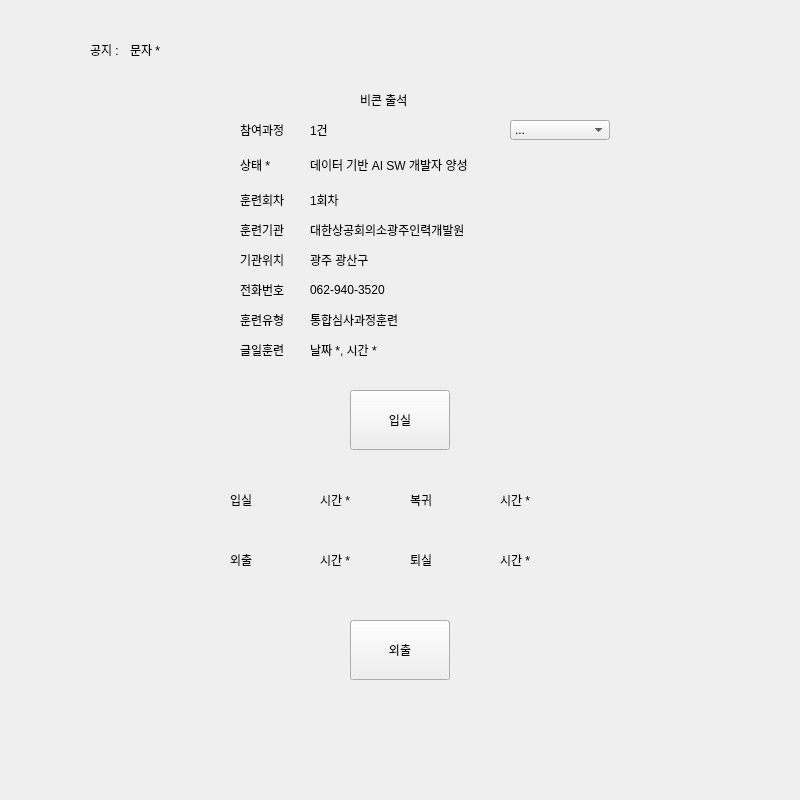
<?xml version="1.0" encoding="UTF-8"?>
<ui version="4.0">
 <class>Form</class>
 <widget class="QWidget" name="Form">
  <property name="geometry">
   <rect>
    <x>0</x>
    <y>0</y>
    <width>800</width>
    <height>800</height>
   </rect>
  </property>
  <property name="windowTitle">
   <string>Form</string>
  </property>
  <widget class="QStackedWidget" name="stackedWidget">
   <property name="geometry">
    <rect>
     <x>0</x>
     <y>0</y>
     <width>800</width>
     <height>800</height>
    </rect>
   </property>
   <property name="currentIndex">
    <number>0</number>
   </property>
   <widget class="QWidget" name="page">
    <widget class="QLabel" name="label_12">
     <property name="geometry">
      <rect>
       <x>310</x>
       <y>280</y>
       <width>300</width>
       <height>20</height>
      </rect>
     </property>
     <property name="text">
      <string>062-940-3520</string>
     </property>
    </widget>
    <widget class="QPushButton" name="pb_check">
     <property name="geometry">
      <rect>
       <x>350</x>
       <y>390</y>
       <width>100</width>
       <height>60</height>
      </rect>
     </property>
     <property name="text">
      <string>입실</string>
     </property>
    </widget>
    <widget class="QLabel" name="lb_outing">
     <property name="geometry">
      <rect>
       <x>320</x>
       <y>530</y>
       <width>100</width>
       <height>60</height>
      </rect>
     </property>
     <property name="text">
      <string>시간 *</string>
     </property>
    </widget>
    <widget class="QLabel" name="label_6">
     <property name="geometry">
      <rect>
       <x>240</x>
       <y>190</y>
       <width>50</width>
       <height>20</height>
      </rect>
     </property>
     <property name="text">
      <string>훈련회차</string>
     </property>
    </widget>
    <widget class="QPushButton" name="pb_outing">
     <property name="geometry">
      <rect>
       <x>350</x>
       <y>620</y>
       <width>100</width>
       <height>60</height>
      </rect>
     </property>
     <property name="text">
      <string>외출</string>
     </property>
    </widget>
    <widget class="QLabel" name="label_2">
     <property name="geometry">
      <rect>
       <x>240</x>
       <y>120</y>
       <width>50</width>
       <height>20</height>
      </rect>
     </property>
     <property name="text">
      <string>참여과정</string>
     </property>
    </widget>
    <widget class="QLabel" name="lb_comeback">
     <property name="geometry">
      <rect>
       <x>500</x>
       <y>470</y>
       <width>100</width>
       <height>60</height>
      </rect>
     </property>
     <property name="text">
      <string>시간 *</string>
     </property>
    </widget>
    <widget class="QLabel" name="label_11">
     <property name="geometry">
      <rect>
       <x>240</x>
       <y>250</y>
       <width>50</width>
       <height>20</height>
      </rect>
     </property>
     <property name="text">
      <string>기관위치</string>
     </property>
    </widget>
    <widget class="QLabel" name="label">
     <property name="geometry">
      <rect>
       <x>360</x>
       <y>90</y>
       <width>50</width>
       <height>20</height>
      </rect>
     </property>
     <property name="text">
      <string>비콘 출석</string>
     </property>
    </widget>
    <widget class="QLabel" name="label_21">
     <property name="geometry">
      <rect>
       <x>410</x>
       <y>530</y>
       <width>100</width>
       <height>60</height>
      </rect>
     </property>
     <property name="text">
      <string>퇴실</string>
     </property>
    </widget>
    <widget class="QLabel" name="label_3">
     <property name="geometry">
      <rect>
       <x>310</x>
       <y>120</y>
       <width>50</width>
       <height>20</height>
      </rect>
     </property>
     <property name="text">
      <string>1건</string>
     </property>
    </widget>
    <widget class="QLabel" name="label_8">
     <property name="geometry">
      <rect>
       <x>310</x>
       <y>220</y>
       <width>300</width>
       <height>20</height>
      </rect>
     </property>
     <property name="text">
      <string>대한상공회의소광주인력개발원</string>
     </property>
    </widget>
    <widget class="QLabel" name="label_23">
     <property name="geometry">
      <rect>
       <x>230</x>
       <y>470</y>
       <width>100</width>
       <height>60</height>
      </rect>
     </property>
     <property name="text">
      <string>입실</string>
     </property>
    </widget>
    <widget class="QLabel" name="label_10">
     <property name="geometry">
      <rect>
       <x>310</x>
       <y>250</y>
       <width>300</width>
       <height>20</height>
      </rect>
     </property>
     <property name="text">
      <string>광주 광산구</string>
     </property>
    </widget>
    <widget class="QLabel" name="lb_training">
     <property name="geometry">
      <rect>
       <x>310</x>
       <y>340</y>
       <width>300</width>
       <height>20</height>
      </rect>
     </property>
     <property name="text">
      <string>날짜 *, 시간 *</string>
     </property>
    </widget>
    <widget class="QLabel" name="lb_leave">
     <property name="geometry">
      <rect>
       <x>500</x>
       <y>530</y>
       <width>100</width>
       <height>60</height>
      </rect>
     </property>
     <property name="text">
      <string>시간 *</string>
     </property>
    </widget>
    <widget class="QLabel" name="label_7">
     <property name="geometry">
      <rect>
       <x>310</x>
       <y>190</y>
       <width>300</width>
       <height>20</height>
      </rect>
     </property>
     <property name="text">
      <string>1회차</string>
     </property>
    </widget>
    <widget class="QLabel" name="lb_entrance">
     <property name="geometry">
      <rect>
       <x>320</x>
       <y>470</y>
       <width>100</width>
       <height>60</height>
      </rect>
     </property>
     <property name="text">
      <string>시간 *</string>
     </property>
    </widget>
    <widget class="QLabel" name="label_22">
     <property name="geometry">
      <rect>
       <x>230</x>
       <y>530</y>
       <width>100</width>
       <height>60</height>
      </rect>
     </property>
     <property name="text">
      <string>외출</string>
     </property>
    </widget>
    <widget class="QLabel" name="label_14">
     <property name="geometry">
      <rect>
       <x>310</x>
       <y>310</y>
       <width>300</width>
       <height>20</height>
      </rect>
     </property>
     <property name="text">
      <string>통합심사과정훈련</string>
     </property>
    </widget>
    <widget class="QComboBox" name="cob_menu">
     <property name="geometry">
      <rect>
       <x>510</x>
       <y>120</y>
       <width>100</width>
       <height>20</height>
      </rect>
     </property>
     <item>
      <property name="text">
       <string>...</string>
      </property>
     </item>
     <item>
      <property name="text">
       <string>나의 출결 및 진도 현황</string>
      </property>
     </item>
     <item>
      <property name="text">
       <string>나의출석보기</string>
      </property>
     </item>
     <item>
      <property name="text">
       <string>개인 일정</string>
      </property>
     </item>
     <item>
      <property name="text">
       <string>메신저</string>
      </property>
     </item>
    </widget>
    <widget class="QLabel" name="label_13">
     <property name="geometry">
      <rect>
       <x>240</x>
       <y>280</y>
       <width>50</width>
       <height>20</height>
      </rect>
     </property>
     <property name="text">
      <string>전화번호</string>
     </property>
    </widget>
    <widget class="QLabel" name="label_9">
     <property name="geometry">
      <rect>
       <x>240</x>
       <y>220</y>
       <width>50</width>
       <height>20</height>
      </rect>
     </property>
     <property name="text">
      <string>훈련기관</string>
     </property>
    </widget>
    <widget class="QLabel" name="label_5">
     <property name="geometry">
      <rect>
       <x>310</x>
       <y>150</y>
       <width>300</width>
       <height>30</height>
      </rect>
     </property>
     <property name="text">
      <string>데이터 기반 AI SW 개발자 양성</string>
     </property>
    </widget>
    <widget class="QLabel" name="lb_state">
     <property name="geometry">
      <rect>
       <x>240</x>
       <y>150</y>
       <width>50</width>
       <height>30</height>
      </rect>
     </property>
     <property name="text">
      <string>상태 *</string>
     </property>
    </widget>
    <widget class="QLabel" name="label_17">
     <property name="geometry">
      <rect>
       <x>240</x>
       <y>340</y>
       <width>50</width>
       <height>20</height>
      </rect>
     </property>
     <property name="text">
      <string>글일훈련</string>
     </property>
    </widget>
    <widget class="QLabel" name="label_15">
     <property name="geometry">
      <rect>
       <x>240</x>
       <y>310</y>
       <width>50</width>
       <height>20</height>
      </rect>
     </property>
     <property name="text">
      <string>훈련유형</string>
     </property>
    </widget>
    <widget class="QLabel" name="label_19">
     <property name="geometry">
      <rect>
       <x>410</x>
       <y>470</y>
       <width>100</width>
       <height>60</height>
      </rect>
     </property>
     <property name="text">
      <string>복귀</string>
     </property>
    </widget>
    <widget class="QLabel" name="label_4">
     <property name="geometry">
      <rect>
       <x>90</x>
       <y>40</y>
       <width>50</width>
       <height>20</height>
      </rect>
     </property>
     <property name="text">
      <string>공지 :</string>
     </property>
    </widget>
    <widget class="QLabel" name="label_16">
     <property name="geometry">
      <rect>
       <x>130</x>
       <y>40</y>
       <width>600</width>
       <height>20</height>
      </rect>
     </property>
     <property name="text">
      <string>문자 *</string>
     </property>
    </widget>
   </widget>
   <widget class="QWidget" name="page_2">
    <widget class="QLabel" name="label_18">
     <property name="geometry">
      <rect>
       <x>190</x>
       <y>80</y>
       <width>50</width>
       <height>20</height>
      </rect>
     </property>
     <property name="text">
      <string>숫자 *</string>
     </property>
    </widget>
    <widget class="QLabel" name="label_20">
     <property name="geometry">
      <rect>
       <x>280</x>
       <y>80</y>
       <width>50</width>
       <height>20</height>
      </rect>
     </property>
     <property name="text">
      <string>숫자 *</string>
     </property>
    </widget>
    <widget class="QLabel" name="label_24">
     <property name="geometry">
      <rect>
       <x>370</x>
       <y>80</y>
       <width>50</width>
       <height>20</height>
      </rect>
     </property>
     <property name="text">
      <string>숫자 *</string>
     </property>
    </widget>
    <widget class="QLabel" name="label_25">
     <property name="geometry">
      <rect>
       <x>460</x>
       <y>80</y>
       <width>50</width>
       <height>20</height>
      </rect>
     </property>
     <property name="text">
      <string>숫자 *</string>
     </property>
    </widget>
    <widget class="QLabel" name="label_26">
     <property name="geometry">
      <rect>
       <x>550</x>
       <y>80</y>
       <width>50</width>
       <height>20</height>
      </rect>
     </property>
     <property name="text">
      <string>숫자 *</string>
     </property>
    </widget>
    <widget class="QLabel" name="label_27">
     <property name="geometry">
      <rect>
       <x>280</x>
       <y>130</y>
       <width>50</width>
       <height>20</height>
      </rect>
     </property>
     <property name="text">
      <string>지각</string>
     </property>
    </widget>
    <widget class="QLabel" name="label_28">
     <property name="geometry">
      <rect>
       <x>190</x>
       <y>130</y>
       <width>50</width>
       <height>20</height>
      </rect>
     </property>
     <property name="text">
      <string>출석</string>
     </property>
    </widget>
    <widget class="QLabel" name="label_29">
     <property name="geometry">
      <rect>
       <x>550</x>
       <y>130</y>
       <width>50</width>
       <height>20</height>
      </rect>
     </property>
     <property name="text">
      <string>결석</string>
     </property>
    </widget>
    <widget class="QLabel" name="label_30">
     <property name="geometry">
      <rect>
       <x>460</x>
       <y>130</y>
       <width>50</width>
       <height>20</height>
      </rect>
     </property>
     <property name="text">
      <string>외출</string>
     </property>
    </widget>
    <widget class="QLabel" name="label_31">
     <property name="geometry">
      <rect>
       <x>370</x>
       <y>130</y>
       <width>50</width>
       <height>20</height>
      </rect>
     </property>
     <property name="text">
      <string>조퇴</string>
     </property>
    </widget>
    <widget class="QLabel" name="label_32">
     <property name="geometry">
      <rect>
       <x>240</x>
       <y>230</y>
       <width>70</width>
       <height>20</height>
      </rect>
     </property>
     <property name="text">
      <string>나의 출석률</string>
     </property>
    </widget>
    <widget class="QLabel" name="label_33">
     <property name="geometry">
      <rect>
       <x>330</x>
       <y>230</y>
       <width>200</width>
       <height>20</height>
      </rect>
     </property>
     <property name="text">
      <string>퍼센트( 출석일 / 총 교육일) *</string>
     </property>
    </widget>
    <widget class="QProgressBar" name="progressBar">
     <property name="geometry">
      <rect>
       <x>240</x>
       <y>270</y>
       <width>271</width>
       <height>23</height>
      </rect>
     </property>
     <property name="value">
      <number>24</number>
     </property>
    </widget>
    <widget class="QLabel" name="label_34">
     <property name="geometry">
      <rect>
       <x>330</x>
       <y>330</y>
       <width>200</width>
       <height>20</height>
      </rect>
     </property>
     <property name="text">
      <string>퍼센트( 출석일 / 총 교육일) *</string>
     </property>
    </widget>
    <widget class="QLabel" name="label_35">
     <property name="geometry">
      <rect>
       <x>240</x>
       <y>330</y>
       <width>70</width>
       <height>20</height>
      </rect>
     </property>
     <property name="text">
      <string>나의 출석률</string>
     </property>
    </widget>
    <widget class="QProgressBar" name="progressBar_2">
     <property name="geometry">
      <rect>
       <x>240</x>
       <y>370</y>
       <width>271</width>
       <height>23</height>
      </rect>
     </property>
     <property name="value">
      <number>24</number>
     </property>
    </widget>
    <widget class="QLabel" name="label_36">
     <property name="geometry">
      <rect>
       <x>240</x>
       <y>420</y>
       <width>70</width>
       <height>20</height>
      </rect>
     </property>
     <property name="text">
      <string>나의 출석률</string>
     </property>
    </widget>
    <widget class="QLabel" name="label_37">
     <property name="geometry">
      <rect>
       <x>330</x>
       <y>420</y>
       <width>200</width>
       <height>20</height>
      </rect>
     </property>
     <property name="text">
      <string>퍼센트( 출석일 / 총 교육일) *</string>
     </property>
    </widget>
    <widget class="QLabel" name="label_38">
     <property name="geometry">
      <rect>
       <x>240</x>
       <y>460</y>
       <width>70</width>
       <height>20</height>
      </rect>
     </property>
     <property name="text">
      <string>총결석일</string>
     </property>
    </widget>
    <widget class="QLabel" name="label_39">
     <property name="geometry">
      <rect>
       <x>330</x>
       <y>460</y>
       <width>70</width>
       <height>20</height>
      </rect>
     </property>
     <property name="text">
      <string>숫자 *</string>
     </property>
    </widget>
    <widget class="QLabel" name="label_40">
     <property name="geometry">
      <rect>
       <x>240</x>
       <y>500</y>
       <width>281</width>
       <height>20</height>
      </rect>
     </property>
     <property name="text">
      <string>지각.조퇴.외출 3회는 결석 1회로 산정</string>
     </property>
    </widget>
    <widget class="QPushButton" name="pushButton_3">
     <property name="geometry">
      <rect>
       <x>680</x>
       <y>20</y>
       <width>75</width>
       <height>23</height>
      </rect>
     </property>
     <property name="text">
      <string>HOME</string>
     </property>
    </widget>
   </widget>
   <widget class="QWidget" name="page_3">
    <widget class="QLabel" name="label_41">
     <property name="geometry">
      <rect>
       <x>360</x>
       <y>20</y>
       <width>80</width>
       <height>20</height>
      </rect>
     </property>
     <property name="text">
      <string>나의 출석보기</string>
     </property>
    </widget>
    <widget class="Line" name="line">
     <property name="geometry">
      <rect>
       <x>50</x>
       <y>50</y>
       <width>700</width>
       <height>20</height>
      </rect>
     </property>
     <property name="orientation">
      <enum>Qt::Horizontal</enum>
     </property>
    </widget>
    <widget class="QLabel" name="label_42">
     <property name="geometry">
      <rect>
       <x>50</x>
       <y>80</y>
       <width>80</width>
       <height>20</height>
      </rect>
     </property>
     <property name="text">
      <string>훈련과정정보</string>
     </property>
    </widget>
    <widget class="Line" name="line_2">
     <property name="geometry">
      <rect>
       <x>50</x>
       <y>220</y>
       <width>700</width>
       <height>20</height>
      </rect>
     </property>
     <property name="orientation">
      <enum>Qt::Horizontal</enum>
     </property>
    </widget>
    <widget class="QLabel" name="label_43">
     <property name="geometry">
      <rect>
       <x>50</x>
       <y>250</y>
       <width>80</width>
       <height>20</height>
      </rect>
     </property>
     <property name="text">
      <string>나의 출석 정보</string>
     </property>
    </widget>
    <widget class="QLabel" name="label_44">
     <property name="geometry">
      <rect>
       <x>80</x>
       <y>110</y>
       <width>50</width>
       <height>20</height>
      </rect>
     </property>
     <property name="text">
      <string>훈련과정</string>
     </property>
    </widget>
    <widget class="QLabel" name="label_45">
     <property name="geometry">
      <rect>
       <x>150</x>
       <y>110</y>
       <width>300</width>
       <height>20</height>
      </rect>
     </property>
     <property name="text">
      <string>데이터 기반 AI SW개발자 양성</string>
     </property>
    </widget>
    <widget class="QLabel" name="label_46">
     <property name="geometry">
      <rect>
       <x>150</x>
       <y>130</y>
       <width>300</width>
       <height>20</height>
      </rect>
     </property>
     <property name="text">
      <string>대한상공회의소광주인력개발원</string>
     </property>
    </widget>
    <widget class="QLabel" name="label_47">
     <property name="geometry">
      <rect>
       <x>80</x>
       <y>130</y>
       <width>50</width>
       <height>20</height>
      </rect>
     </property>
     <property name="text">
      <string>훈련기관</string>
     </property>
    </widget>
    <widget class="QLabel" name="label_48">
     <property name="geometry">
      <rect>
       <x>150</x>
       <y>150</y>
       <width>300</width>
       <height>20</height>
      </rect>
     </property>
     <property name="text">
      <string>통합심사과정훈련</string>
     </property>
    </widget>
    <widget class="QLabel" name="label_49">
     <property name="geometry">
      <rect>
       <x>80</x>
       <y>150</y>
       <width>50</width>
       <height>20</height>
      </rect>
     </property>
     <property name="text">
      <string>훈련유형</string>
     </property>
    </widget>
    <widget class="QLabel" name="label_50">
     <property name="geometry">
      <rect>
       <x>150</x>
       <y>170</y>
       <width>300</width>
       <height>20</height>
      </rect>
     </property>
     <property name="text">
      <string>2022.10.25(화) ~ 2023.05.24(수)</string>
     </property>
    </widget>
    <widget class="QLabel" name="label_51">
     <property name="geometry">
      <rect>
       <x>80</x>
       <y>170</y>
       <width>50</width>
       <height>20</height>
      </rect>
     </property>
     <property name="text">
      <string>훈련기간</string>
     </property>
    </widget>
    <widget class="QLabel" name="label_52">
     <property name="geometry">
      <rect>
       <x>150</x>
       <y>190</y>
       <width>300</width>
       <height>20</height>
      </rect>
     </property>
     <property name="text">
      <string>출석일 / 총 교육일 *</string>
     </property>
    </widget>
    <widget class="QLabel" name="label_53">
     <property name="geometry">
      <rect>
       <x>80</x>
       <y>190</y>
       <width>50</width>
       <height>20</height>
      </rect>
     </property>
     <property name="text">
      <string>출석일</string>
     </property>
    </widget>
    <widget class="QComboBox" name="comboBox">
     <property name="geometry">
      <rect>
       <x>210</x>
       <y>250</y>
       <width>76</width>
       <height>22</height>
      </rect>
     </property>
     <item>
      <property name="text">
       <string>2022</string>
      </property>
     </item>
     <item>
      <property name="text">
       <string>2023</string>
      </property>
     </item>
    </widget>
    <widget class="QComboBox" name="comboBox_2">
     <property name="geometry">
      <rect>
       <x>320</x>
       <y>250</y>
       <width>76</width>
       <height>22</height>
      </rect>
     </property>
     <item>
      <property name="text">
       <string>01</string>
      </property>
     </item>
    </widget>
    <widget class="QLabel" name="label_54">
     <property name="geometry">
      <rect>
       <x>290</x>
       <y>250</y>
       <width>31</width>
       <height>20</height>
      </rect>
     </property>
     <property name="text">
      <string>년</string>
     </property>
    </widget>
    <widget class="QLabel" name="label_55">
     <property name="geometry">
      <rect>
       <x>400</x>
       <y>250</y>
       <width>31</width>
       <height>20</height>
      </rect>
     </property>
     <property name="text">
      <string>월</string>
     </property>
    </widget>
    <widget class="QTabWidget" name="tabWidget">
     <property name="geometry">
      <rect>
       <x>100</x>
       <y>300</y>
       <width>521</width>
       <height>381</height>
      </rect>
     </property>
     <property name="currentIndex">
      <number>0</number>
     </property>
     <widget class="QWidget" name="tab">
      <attribute name="title">
       <string>달력</string>
      </attribute>
      <widget class="QCalendarWidget" name="calendarWidget">
       <property name="enabled">
        <bool>true</bool>
       </property>
       <property name="geometry">
        <rect>
         <x>0</x>
         <y>0</y>
         <width>515</width>
         <height>355</height>
        </rect>
       </property>
       <property name="font">
        <font>
         <stylestrategy>PreferDefault</stylestrategy>
         <kerning>true</kerning>
        </font>
       </property>
       <property name="mouseTracking">
        <bool>false</bool>
       </property>
       <property name="tabletTracking">
        <bool>false</bool>
       </property>
       <property name="focusPolicy">
        <enum>Qt::StrongFocus</enum>
       </property>
       <property name="contextMenuPolicy">
        <enum>Qt::DefaultContextMenu</enum>
       </property>
       <property name="acceptDrops">
        <bool>false</bool>
       </property>
       <property name="statusTip">
        <string/>
       </property>
       <property name="whatsThis">
        <string notr="true"/>
       </property>
       <property name="accessibleName">
        <string/>
       </property>
       <property name="accessibleDescription">
        <string/>
       </property>
       <property name="layoutDirection">
        <enum>Qt::LeftToRight</enum>
       </property>
       <property name="autoFillBackground">
        <bool>false</bool>
       </property>
       <property name="inputMethodHints">
        <set>Qt::ImhNone</set>
       </property>
       <property name="gridVisible">
        <bool>false</bool>
       </property>
       <property name="navigationBarVisible">
        <bool>false</bool>
       </property>
       <property name="dateEditEnabled">
        <bool>false</bool>
       </property>
      </widget>
     </widget>
     <widget class="QWidget" name="tab_2">
      <attribute name="title">
       <string>리스트 보기</string>
      </attribute>
      <widget class="QTableWidget" name="tableWidget">
       <property name="geometry">
        <rect>
         <x>0</x>
         <y>0</y>
         <width>515</width>
         <height>355</height>
        </rect>
       </property>
      </widget>
     </widget>
    </widget>
    <widget class="QPushButton" name="pushButton_5">
     <property name="geometry">
      <rect>
       <x>680</x>
       <y>20</y>
       <width>75</width>
       <height>23</height>
      </rect>
     </property>
     <property name="text">
      <string>HOME</string>
     </property>
    </widget>
   </widget>
   <widget class="QWidget" name="page_4">
    <widget class="QLabel" name="label_56">
     <property name="geometry">
      <rect>
       <x>370</x>
       <y>20</y>
       <width>60</width>
       <height>20</height>
      </rect>
     </property>
     <property name="text">
      <string>개인일정</string>
     </property>
    </widget>
    <widget class="Line" name="line_3">
     <property name="geometry">
      <rect>
       <x>20</x>
       <y>40</y>
       <width>760</width>
       <height>20</height>
      </rect>
     </property>
     <property name="orientation">
      <enum>Qt::Horizontal</enum>
     </property>
    </widget>
    <widget class="QTabWidget" name="tabWidget_2">
     <property name="geometry">
      <rect>
       <x>20</x>
       <y>60</y>
       <width>760</width>
       <height>520</height>
      </rect>
     </property>
     <property name="currentIndex">
      <number>1</number>
     </property>
     <widget class="QWidget" name="tab_3">
      <attribute name="title">
       <string>달력</string>
      </attribute>
      <widget class="QTableWidget" name="tableWidget_2">
       <property name="geometry">
        <rect>
         <x>0</x>
         <y>0</y>
         <width>755</width>
         <height>495</height>
        </rect>
       </property>
      </widget>
     </widget>
     <widget class="QWidget" name="tab_4">
      <attribute name="title">
       <string>리스트 보기</string>
      </attribute>
      <widget class="QTableWidget" name="tableWidget_3">
       <property name="geometry">
        <rect>
         <x>0</x>
         <y>0</y>
         <width>755</width>
         <height>495</height>
        </rect>
       </property>
      </widget>
     </widget>
    </widget>
    <widget class="QLabel" name="label_57">
     <property name="geometry">
      <rect>
       <x>340</x>
       <y>590</y>
       <width>31</width>
       <height>20</height>
      </rect>
     </property>
     <property name="text">
      <string>년</string>
     </property>
    </widget>
    <widget class="QLabel" name="label_58">
     <property name="geometry">
      <rect>
       <x>450</x>
       <y>590</y>
       <width>31</width>
       <height>20</height>
      </rect>
     </property>
     <property name="text">
      <string>월</string>
     </property>
    </widget>
    <widget class="QComboBox" name="comboBox_3">
     <property name="geometry">
      <rect>
       <x>260</x>
       <y>590</y>
       <width>76</width>
       <height>22</height>
      </rect>
     </property>
     <item>
      <property name="text">
       <string>2022</string>
      </property>
     </item>
     <item>
      <property name="text">
       <string>2023</string>
      </property>
     </item>
    </widget>
    <widget class="QComboBox" name="comboBox_4">
     <property name="geometry">
      <rect>
       <x>370</x>
       <y>590</y>
       <width>76</width>
       <height>22</height>
      </rect>
     </property>
     <item>
      <property name="text">
       <string>01</string>
      </property>
     </item>
    </widget>
    <widget class="QLineEdit" name="lineEdit">
     <property name="geometry">
      <rect>
       <x>20</x>
       <y>620</y>
       <width>760</width>
       <height>40</height>
      </rect>
     </property>
    </widget>
    <widget class="QPushButton" name="pushButton">
     <property name="geometry">
      <rect>
       <x>270</x>
       <y>690</y>
       <width>75</width>
       <height>23</height>
      </rect>
     </property>
     <property name="text">
      <string>추가</string>
     </property>
    </widget>
    <widget class="QPushButton" name="pushButton_2">
     <property name="geometry">
      <rect>
       <x>370</x>
       <y>690</y>
       <width>75</width>
       <height>23</height>
      </rect>
     </property>
     <property name="text">
      <string>삭제</string>
     </property>
    </widget>
    <widget class="QPushButton" name="pushButton_6">
     <property name="geometry">
      <rect>
       <x>680</x>
       <y>20</y>
       <width>75</width>
       <height>23</height>
      </rect>
     </property>
     <property name="text">
      <string>HOME</string>
     </property>
    </widget>
   </widget>
   <widget class="QWidget" name="page_5">
    <widget class="QLabel" name="label_59">
     <property name="geometry">
      <rect>
       <x>370</x>
       <y>20</y>
       <width>60</width>
       <height>20</height>
      </rect>
     </property>
     <property name="text">
      <string>메신저</string>
     </property>
    </widget>
    <widget class="QListWidget" name="listWidget">
     <property name="geometry">
      <rect>
       <x>20</x>
       <y>70</y>
       <width>760</width>
       <height>590</height>
      </rect>
     </property>
    </widget>
    <widget class="Line" name="line_4">
     <property name="geometry">
      <rect>
       <x>20</x>
       <y>40</y>
       <width>760</width>
       <height>20</height>
      </rect>
     </property>
     <property name="orientation">
      <enum>Qt::Horizontal</enum>
     </property>
    </widget>
    <widget class="QLineEdit" name="lineEdit_2">
     <property name="geometry">
      <rect>
       <x>20</x>
       <y>680</y>
       <width>761</width>
       <height>20</height>
      </rect>
     </property>
    </widget>
    <widget class="QPushButton" name="pushButton_4">
     <property name="geometry">
      <rect>
       <x>710</x>
       <y>760</y>
       <width>75</width>
       <height>23</height>
      </rect>
     </property>
     <property name="text">
      <string>삭제</string>
     </property>
    </widget>
    <widget class="QPushButton" name="pushButton_7">
     <property name="geometry">
      <rect>
       <x>680</x>
       <y>20</y>
       <width>75</width>
       <height>23</height>
      </rect>
     </property>
     <property name="text">
      <string>HOME</string>
     </property>
    </widget>
   </widget>
  </widget>
 </widget>
 <resources/>
 <connections/>
</ui>
